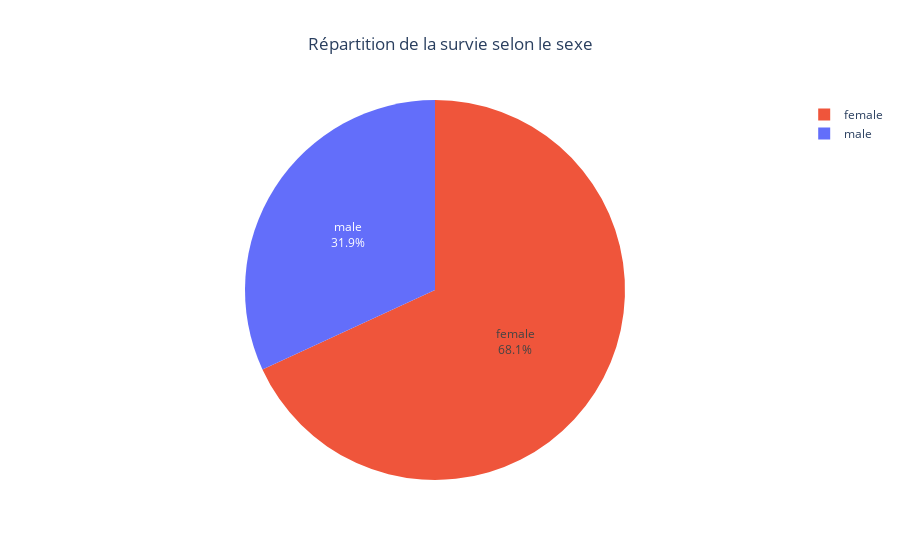

The notebook cell saved with this chart:
### Code cell
# Survie selon le sexe graphique circulaire
fig_survie_sexe = px.pie(
    df_train,
    names='Sex',
    values='Survived',
    title='Répartition de la survie selon le sexe',
    labels={'Survived': 'Survécu'},
    color='Sex',)
fig_survie_sexe.update_traces(textposition='inside', textinfo='percent+label')
fig_survie_sexe.update_layout(title_x=0.5)
fig_survie_sexe.show()

### Figure 1 — Plotly figure (JSON) as saved in the notebook; plotly's stock layout.template omitted (floating-point values rounded to 4 significant figures; data arrays with more than 128 entries replaced by an {"elided": "..."} marker saying what was removed)
{"data": [{"customdata": {"elided": "891x1 str values"}, "domain": {"x": [0, 1], "y": [0, 1]}, "hovertemplate": "Sex=%{customdata[0]}<br>Survécu=%{value}<extra></extra>", "labels": {"elided": "891 str values"}, "legendgroup": "", "marker": {"colors": {"elided": "891 str values"}}, "name": "", "showlegend": true, "textinfo": "percent+label", "textposition": "inside", "type": "pie", "values": {"elided": "891 int values"}}], "layout": {"legend": {"tracegroupgap": 0}, "title": {"text": "Répartition de la survie selon le sexe", "x": 0.5}}}
